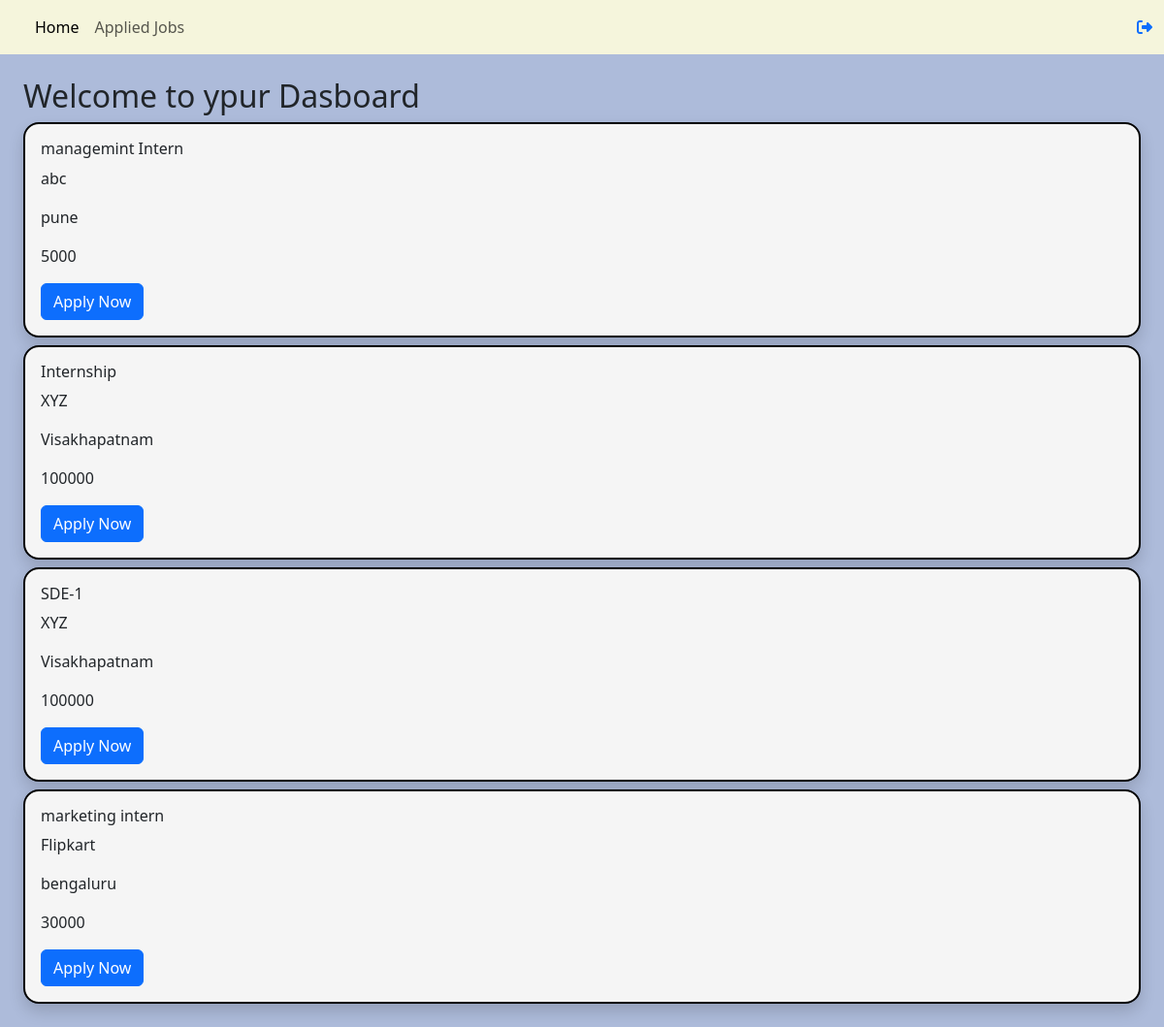
The page /candidate-dashboard/ (signed in) on the database its author committed.
### hr/models.py (models this page shows, shortened)
class JobPost(models.Model):
    user = models.ForeignKey(to=User, on_delete=models.CASCADE)
    title = models.CharField(max_length = 200)
    location = models.CharField(max_length=200)
    companyName = models.CharField(max_length=250)
    salary = models.IntegerField(default = 0)
    applyCount = models.IntegerField(default = 0)
    lastDateToApply = models.DateField()

### candidate/views.py (the view)
# urls.py: path('candidate-dashboard/', views.candidate_dashboard, name="candidate_dashboard"),
@login_required
def candidate_dashboard(request):
    if Hr.objects.filter(user = request.user).exists():
        return redirect('hrHome')
    jobs = JobPost.objects.all()
    return render(request, 'candidate/dashboard.html', {'jobs': jobs})

### candidate/templates/candidate/dashboard.html (shortened to what this page needs)
{% extends 'candidate/candidatebase.html' %}
    {%block content %}
      {% include 'candidate/navbar.html' %}
      <div class="container-fluid p-4 mainbg">
          <h2>Welcome to ypur Dasboard</h2>
          {%for job in jobs %}
            <div class="jobCard shadow p-3 mt-2">
              <h6>{{job.title}}</h6>
              <p>{{job.companyName}}</p>
              <p>{{job.location}}</p>
              <p>{{job.salary}}</p>
              <a href="{%url 'apply_job' job.id %}"><button class="btn btn-primary">Apply Now</button></a>
            </div>
          {%endfor%}
      </div>
    {% endblock content %}

### candidate/templates/candidate/candidatebase.html (style rules this page uses)
.mainbg { background-color: #ADBBDA; padding: 26px; background-size: cover; min-height: 100vh; }
.jobCard { background-color: whitesmoke; border: 2px solid black; border-radius: 16px; }

### rows shown on the page
JobPost: title "managemint Intern", companyName "abc", location "pune", salary "5000"
JobPost: title "Internship", companyName "XYZ", location "Visakhapatnam", salary "100000"
JobPost: title "SDE-1", companyName "XYZ", location "Visakhapatnam", salary "100000"
JobPost: title "marketing intern", companyName "Flipkart", location "bengaluru", salary "30000"
